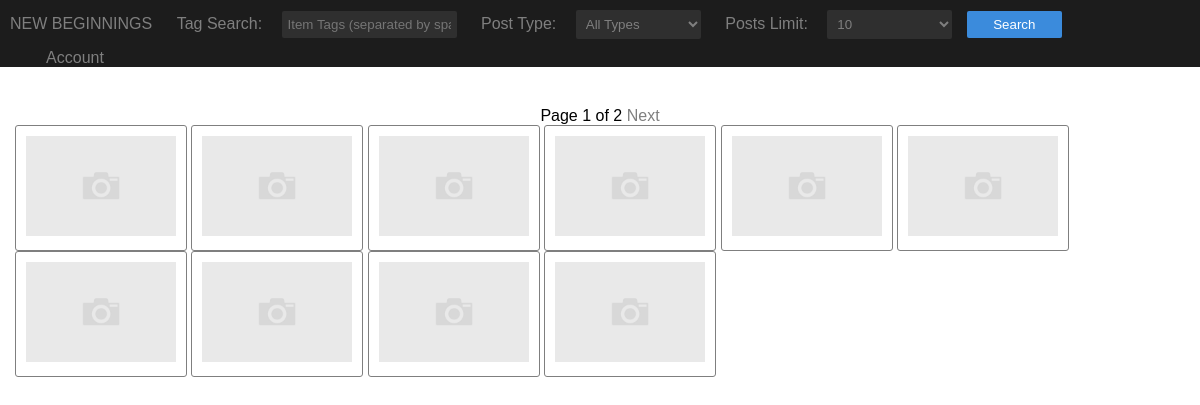
The page / on the database its author committed.
### post/models.py (models this page shows)
class Post(models.Model):
    post_owner = models.ForeignKey(User, on_delete=models.CASCADE)
    post_name = models.CharField(max_length=30)
    post_description = models.TextField()
    post_price = models.PositiveIntegerField(default=0)
    post_posted = models.DateTimeField(auto_now=True)
    post_type = models.CharField(max_length=20, choices=post_choices, default='academic', validators=[valid_post_type])
    post_course = models.CharField(default="N/A", max_length=15)
    post_pic = models.ImageField(upload_to='img/posts/', default='img/posts/default.jpg')
    post_tags = TaggableManager()

### post/views.py (the view)
# urls.py: url(r'^$', post.views.viewPosts),
def viewPosts(request, user=None, page=None):
    initial = {}
    limit = 10
    page = 1
    post = Post.objects.all()
    p = Post
    if 'page' in request.GET:
        page = request.GET['page']
    if 'limit' in request.GET:
        if  request.GET['limit'] is 15:
            limit = 15
        elif request.GET['limit'] is 20:
            limit = 20
    if user is not None:
        try:
            post = post.objects.filter(post_owner_id=user)
        except Post.DoesNotExist:
            post = Post.objects.all()
    if 'post_type' in request.GET:
        if request.GET['post_type'] == 'academic' or request.GET['post_type'] == 'office':
            post = post.filter(post_type=request.GET['post_type'])
        else:
            post = Post.objects.all()
    if 'post_tags' in request.GET:
        if request.GET['post_tags']:
            post = Post.objects.filter(post_tags__name__in=request.GET['post_tags'].split())
    if 'post_type' in request.GET:
        initial['post_type'] = request.GET['post_type']
    if 'limit' in request.GET:
        initial['limit'] = request.GET['limit']
    if 'post_tags' in request.GET:
        initial['post_tags'] = request.GET['post_tags']
    if user is not None:
        searchForm = SearchPost(initial=initial, userId=user)
    else:
        searchForm = SearchPost(initial=initial)
    page = int(page)
    pages = math.ceil(post.count() / limit)
    post = post.order_by('-post_posted')
    paginator = Paginator(post, limit)
    try:
        paginator = paginator.page(page)
    except PageNotAnInteger:
        paginator = paginator.page(1)
    except EmptyPage:
        paginator = paginator.page(paginator.num_pages)
    return render(request, 'posts.html', {'page': page, 'pages': pages, 'data': paginator, 'form': searchForm})

### post/forms.py
class SearchPost(forms.ModelForm):
    post_type = forms.CharField(required=True, label="Post Type", widget=forms.Select(choices=post_choices))
    limit = forms.CharField(label="Posts Limit", widget=forms.Select(choices=post_limit_choices, attrs={'required': True}))
    post_tags = forms.CharField(required=False, label='Tag Search', widget=forms.TextInput(attrs={'required': False, 'placeholder': 'Item Tags (separated by space)...'}))
    user = forms.CharField()
    class Meta:
        model = Post
        fields = ['post_tags']
        help_texts ={
            'post_tags': '',
        }
        labels = {
            'post_tags': 'Tag Search'
        }
    def __init__(self, userId=None, *args, **kwargs):
        super(SearchPost, self).__init__(*args, **kwargs)
        if userId is None:
            del self.fields['user']
        else:
            self.fields['user'] = forms.CharField(widget=forms.HiddenInput(attrs={'value': userId}))

### post/templatetags/filter.py (called while the page is built)
@register.filter
def getUser(sessions):
    if 'uid' in sessions:
        return sessions['uid']
    else:
        return None

### post/templates/posts.html (shortened to what this page needs)
{% load static %}
{% load filter %}
<!DOCTYPE html>
<html lang="en">
<head>
    <link rel="stylesheet" href="{% static 'style.css' %}">
</head>
<body>
    <div id="nav">
        <form action="/" method="GET" id="frmSearch">
            <p style="text-transform: uppercase;"><a href="/">New Beginnings</a></p>
            {{ form.as_p }}
            <input type="submit" value="Search" id="search">
            <ul>
                <li>
                    Account
                </li>
            </ul>
        </form>
    </div>
    <div id="posts">
        {% if pages != '0' or pages != 0 %}
            <div style="margin-top: 25px; text-align: center;" id="postControls">
                    Page {{ page }} of {{ pages }}
                {% if page < pages %}
                    <a href="#" id="nextPage" data-page="{{ page|add:1 }}">Next</a>
                {% endif %}
            </div>
            {% for d in data %}
                <div class="post">
                    <a href="{{ d.post_pic.url }}"> <img src="{{ d.post_pic.url }}" alt="{{ d.post_name }}"></a>
                </div>
            {% endfor %}
        {% else %}
            <div style="text-transform: uppercase; text-align: center; margin-top: 25px;"><h1>There are no posts!</h1></div>
        {% endif %}
    </div>
</body>
</html>

### static/style.css (style rules this page uses)
* { margin: 0; padding: 0; box-sizing: border-box; font-family: sans-serif; outline: none; }
a { text-decoration: none; color: #7f7f7f; }
#nav { background-color: #1c1c1c; color: #7f7f7f; }
form p { display: inline-block; }
#nav form p label { margin-right: 15px; }
form p input, form p textarea { border: 0; padding: 6px; color: #ffffff; border-radius: 2px; background-color: #2f2f2f; }
#nav form p { margin: 10px; }
form p input[name=post_tags] { width: 175px; transition: width ease-in-out 0.4s; }
form p select { border: 0; width: 125px; padding: 6px; color: #7f7f7f; border-radius: 2px; background-color: #2f2f2f; }
#nav form #search, #btn { border: 0; width: 95px; padding: 6px; color: #ffffff; border-radius: 2px; cursor: pointer; background-color: #3b8bdc; transition: background-color ease-in-out 0.2s; }
#nav ul { display: inline-block; text-align: center; }
#nav ul > li { position: relative; list-style-type: none; width: 150px; cursor: pointer; }
#posts { padding: 15px; }
.post { display: inline-block; padding: 10px; border: 1px solid #7f7f7f; border-radius: 3px; }
.post img { width: 150px; }

### rows shown on the page
Post: post_pic (placeholder picture)
Post: post_pic (placeholder picture)
Post: post_pic (placeholder picture)
Post: post_pic (placeholder picture)
Post: post_pic (placeholder picture)
Post: post_pic (placeholder picture)
Post: post_pic (placeholder picture)
Post: post_pic (placeholder picture)
Post: post_pic (placeholder picture)
Post: post_pic (placeholder picture)

### other values the page prints
{{ page }} "1"
{{ pages }} "2"
